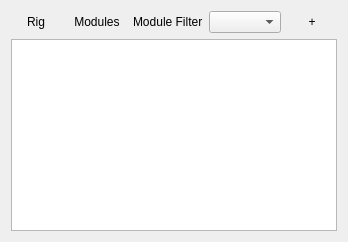
      <widget class="QWidget" name="connections">
       <property name="enabled">
        <bool>true</bool>
       </property>
       <attribute name="title">
        <string>Connections</string>
       </attribute>
       <layout class="QVBoxLayout" name="verticalLayout_3">
        <item>
         <layout class="QHBoxLayout" name="horizontalLayout_26" stretch="0,0,0,1,1,0">
          <property name="sizeConstraint">
           <enum>QLayout::SetDefaultConstraint</enum>
          </property>
          <item>
           <widget class="QToolButton" name="addConnection_btn_2">
            <property name="sizePolicy">
             <sizepolicy hsizetype="Fixed" vsizetype="Preferred">
              <horstretch>0</horstretch>
              <verstretch>0</verstretch>
             </sizepolicy>
            </property>
            <property name="minimumSize">
             <size>
              <width>50</width>
              <height>0</height>
             </size>
            </property>
            <property name="text">
             <string>Rig</string>
            </property>
            <property name="checkable">
             <bool>true</bool>
            </property>
            <property name="popupMode">
             <enum>QToolButton::InstantPopup</enum>
            </property>
            <property name="toolButtonStyle">
             <enum>Qt::ToolButtonIconOnly</enum>
            </property>
            <property name="autoRaise">
             <bool>true</bool>
            </property>
           </widget>
          </item>
          <item>
           <widget class="QToolButton" name="addConnection_btn_3">
            <property name="sizePolicy">
             <sizepolicy hsizetype="Fixed" vsizetype="Preferred">
              <horstretch>0</horstretch>
              <verstretch>0</verstretch>
             </sizepolicy>
            </property>
            <property name="minimumSize">
             <size>
              <width>50</width>
              <height>0</height>
             </size>
            </property>
            <property name="text">
             <string>Modules</string>
            </property>
            <property name="checkable">
             <bool>true</bool>
            </property>
            <property name="popupMode">
             <enum>QToolButton::InstantPopup</enum>
            </property>
            <property name="toolButtonStyle">
             <enum>Qt::ToolButtonIconOnly</enum>
            </property>
            <property name="autoRaise">
             <bool>true</bool>
            </property>
           </widget>
          </item>
          <item>
           <widget class="QLabel" name="label_28">
            <property name="text">
             <string>Module Filter</string>
            </property>
           </widget>
          </item>
          <item>
           <widget class="QComboBox" name="comboBox">
            <property name="maximumSize">
             <size>
              <width>160</width>
              <height>16777215</height>
             </size>
            </property>
           </widget>
          </item>
          <item>
           <spacer name="horizontalSpacer_21">
            <property name="orientation">
             <enum>Qt::Horizontal</enum>
            </property>
            <property name="sizeType">
             <enum>QSizePolicy::Preferred</enum>
            </property>
            <property name="sizeHint" stdset="0">
             <size>
              <width>0</width>
              <height>20</height>
             </size>
            </property>
           </spacer>
          </item>
          <item>
           <widget class="QToolButton" name="addConnection_btn">
            <property name="sizePolicy">
             <sizepolicy hsizetype="Fixed" vsizetype="Preferred">
              <horstretch>0</horstretch>
              <verstretch>0</verstretch>
             </sizepolicy>
            </property>
            <property name="minimumSize">
             <size>
              <width>50</width>
              <height>0</height>
             </size>
            </property>
            <property name="text">
             <string>+</string>
            </property>
            <property name="checkable">
             <bool>false</bool>
            </property>
            <property name="popupMode">
             <enum>QToolButton::InstantPopup</enum>
            </property>
            <property name="toolButtonStyle">
             <enum>Qt::ToolButtonIconOnly</enum>
            </property>
            <property name="autoRaise">
             <bool>true</bool>
            </property>
           </widget>
          </item>
         </layout>
        </item>
        <item>
         <widget class="QListWidget" name="connections_listWidget">
          <property name="alternatingRowColors">
           <bool>false</bool>
          </property>
          <property name="selectionMode">
           <enum>QAbstractItemView::NoSelection</enum>
          </property>
          <property name="verticalScrollMode">
           <enum>QAbstractItemView::ScrollPerPixel</enum>
          </property>
         </widget>
        </item>
       </layout>
      </widget>
